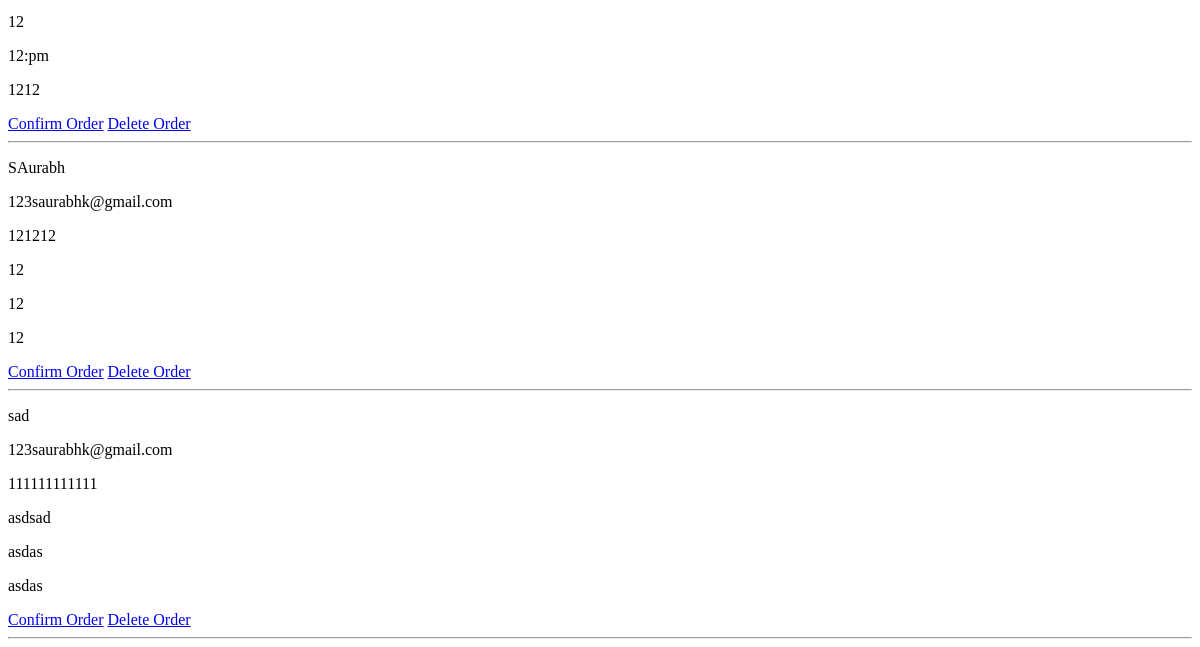
Page /kitchen/ (lower part) on the earlier database version.
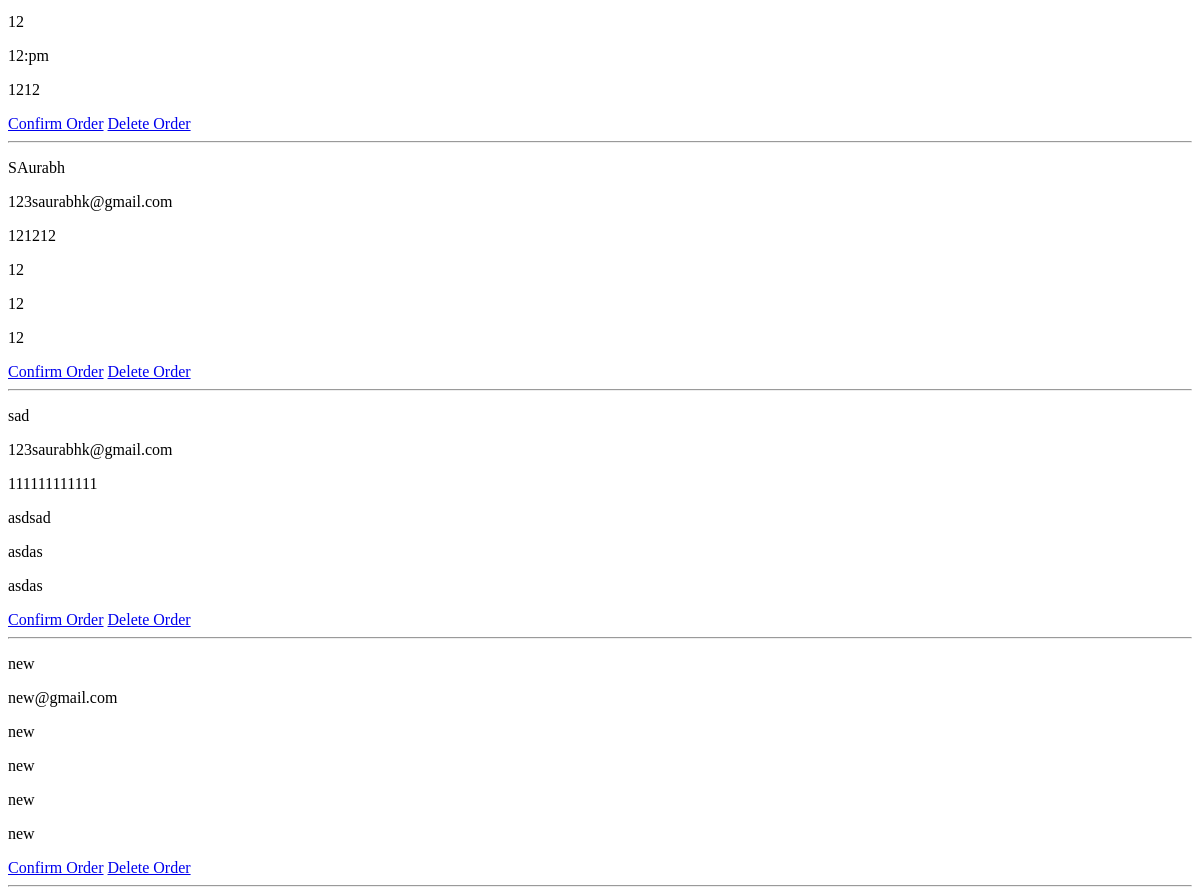
Same page on the later database version.
### tasks/models.py (models this page shows)
class Task(models.Model):
	your_name = models.CharField(max_length=1000)
	email     = models.EmailField(default='forgot to enter email')
	phone_number = models.CharField(max_length=12,default='forgot to enter phonr number')
	order_size = models.CharField(default='forgot to enter order size',max_length=1000)
	delivery_time = models.CharField(default='take your time',max_length=1000)
	Dietary_Restrictions = models.CharField(max_length=1000,default='As per menu')
	created = models.DateTimeField(auto_now_add=True)

### tasks/views.py (the view)
# urls.py: path('kitchen/',views.index, name='kitchen'),
def index(request):
	tasks = Task.objects.all()
	context = {'tasks': tasks}
	return render(request,'tasks/list.html',context)

### tasks/templates/tasks/list.html (shortened to what this page needs)
{% for task in tasks %}
	<div>
		<p>{{ task.your_name }}</p>
		<p>{{ task.email }}</p>
		<p> {{ task.phone_number }}</p>
		<p>{{ task.order_size }}</p>
		<p>{{ task.delivery_time }}</p>
		<p>{{ task.Dietary_Restrictions }}</p>
	</div>
    	<a href = "{% url 'confirm' task.id %}">Confirm Order</a>
		<a href = "{% url 'delete' task.id %}">Delete Order</a>
	<hr>
{% endfor %}

Differences in the rows shown:
added Task: your_name "new", email "new@gmail.com", phone_number "new", order_size "new", delivery_time "new", Dietary_Restrictions "new"
